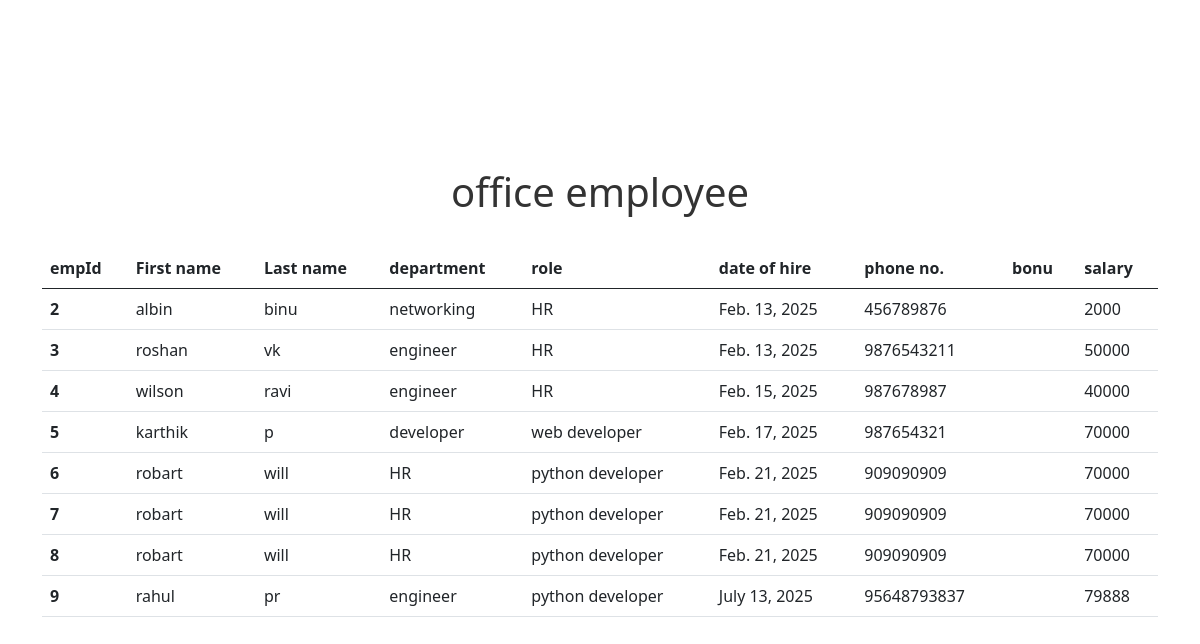
The app's page /all_emp with its own data.
### staff/models.py (models this page shows, shortened)
class Employee(models.Model):
    first_name = models.CharField(max_length=100,null=False)
    last_name = models.CharField(max_length=100,null=False)
    dept = models.ForeignKey(Department, on_delete=models.CASCADE)
    salary = models.IntegerField(default = 0)
    bonus = models.IntegerField(default = 0)
    role = models.ForeignKey(Role, on_delete=models.CASCADE)
    date_hire =models.DateField()
    phone = models.IntegerField(default = 0)

class Department(models.Model):
    dept_name = models.CharField(max_length=100)

class Role(models.Model):
    role_name = models.CharField(max_length=100)

### staff/views.py (the view)
# urls.py: path("all_emp", views.all_emp,name = "all_emp"),
def all_emp(request):
    employees = Employee.objects.all()
    context = {"emps": employees}
    return render(request, "all_emp.html", context)

### staff/templates/all_emp.html (shortened to what this page needs)
{% load static %}
<!doctype html>
<html lang="en">
  <head>
         <link rel="stylesheet" href="{% static 'staff/style.css' %}">
    <link href="https://cdn.jsdelivr.net/npm/bootstrap@5.0.2/dist/css/bootstrap.min.css" rel="stylesheet">
  </head>
  <body>
    <div class="container">
        <h1>office employee</h1>
        <br>
        <table class="table">
            <thead>
              <tr>
                <th scope="col">empId</th>
                <th scope="col">First name</th>
                <th scope="col">Last name</th>
                <th scope="col">department</th>
                <th scope="col">role</th>
                <th scope="col">date of hire</th>
                <th scope="col">phone no.</th>
                <th scope="col">bonu</th>
                <th scope="col">salary</th>
              </tr>
            </thead>
            <tbody>
             {% if emps %}
              {% for emp in emps %}
              <tr>
                <th scope="row">{{ emp.id }}</th>
                <td>{{ emp.first_name }}</td>
                <td>{{ emp.last_name }}</td>
                <td>{{ emp.dept.dept_name }}</td>
                <td>{{ emp.role.role_name }}</td>
                <td>{{ emp.date_hire }}</td>
                <td>{{ emp.phone }}</td>
                <td>{{ emp.bonu }}</td>
                <td>{{ emp.salary }}</td>
              </tr>
              {% endfor %}
             {% else %}
                <tr>
                  <td colspan="9">No Employee data Found</td>
                </tr>
             {% endif %}
            </tbody>
          </table>
    </div>
  </body>
</html>

### staff/templates/static/staff/style.css (style rules this page uses)
body { background-color: #f4f8fb; font-family: 'Segoe UI', Tahoma, Geneva, Verdana, sans-serif; margin: 0; padding: 0; }
.container { display: flex; flex-direction: column; align-items: center; justify-content: center; min-height: 100vh; }
h1 { font-size: 2.5rem; color: #333; margin-bottom: 30px; }

### records on screen
Employee: id "2", first_name "albin", last_name "binu", dept.dept_name "networking", role.role_name "HR", date_hire "Feb. 13, 2025", phone "456789876", salary "2000"
Employee: id "3", first_name "roshan", last_name "vk", dept.dept_name "engineer", role.role_name "HR", date_hire "Feb. 13, 2025", phone "9876543211", salary "50000"
Employee: id "4", first_name "wilson", last_name "ravi", dept.dept_name "engineer", role.role_name "HR", date_hire "Feb. 15, 2025", phone "987678987", salary "40000"
Employee: id "5", first_name "karthik", last_name "p", dept.dept_name "developer", role.role_name "web developer", date_hire "Feb. 17, 2025", phone "987654321", salary "70000"
Employee: id "6", first_name "robart", last_name "will", dept.dept_name "HR", role.role_name "python developer", date_hire "Feb. 21, 2025", phone "909090909", salary "70000"
Employee: id "7", first_name "robart", last_name "will", dept.dept_name "HR", role.role_name "python developer", date_hire "Feb. 21, 2025", phone "909090909", salary "70000"
Employee: id "8", first_name "robart", last_name "will", dept.dept_name "HR", role.role_name "python developer", date_hire "Feb. 21, 2025", phone "909090909", salary "70000"
Employee: id "9", first_name "rahul", last_name "pr", dept.dept_name "engineer", role.role_name "python developer", date_hire "July 13, 2025", phone "95648793837", salary "79888"
